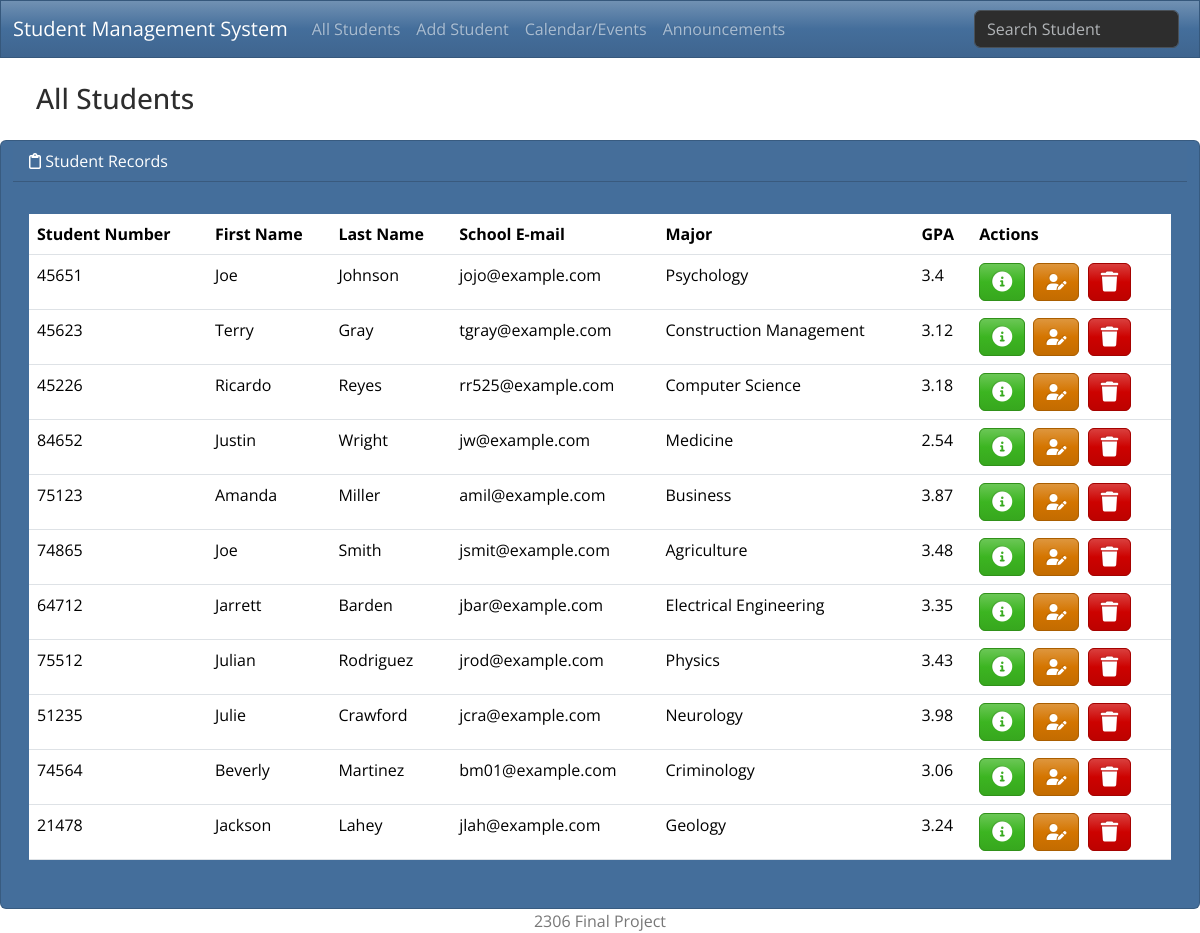
The app's page /, older data.
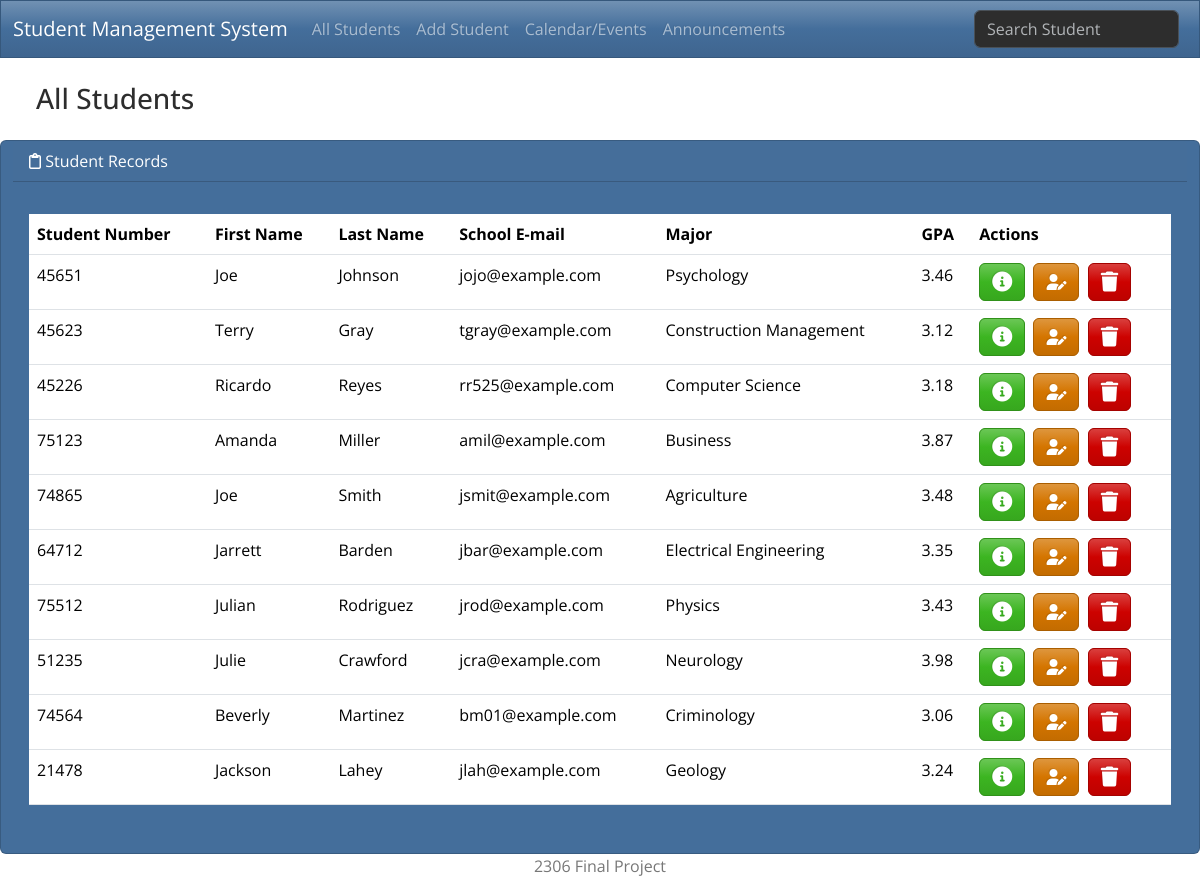
The same page, newer data.
### students/models.py (models this page shows, shortened)
class Student(models.Model):
    student_number = models.CharField(max_length=5, primary_key=True)
    first_name = models.CharField(max_length=100)
    last_name = models.CharField(max_length=100)
    email = models.EmailField(max_length=100)
    major = models.CharField(max_length=50)
    gpa = models.FloatField()

### students/views.py (the view)
# urls.py: urlpatterns = [path('', views.index, name='index'),
def index(request):
    return render(
        request, 'index.html',
        {
            'students': Student.objects.all()
        })

### students/templates/students/index.html (shortened to what this page needs)
{% extends "students/base.html" %}
{% block body %}
<h3 class="m-4">All Students</h3>
      <div class="row">
            {% if students %}
            <div class="card text-white bg-primary mx-auto">
                <div class="card-header"><i class="fa-regular fa-clipboard"></i> Student Records</div>
                <div class="card-body">
                  <p class="card-text">
                    <div class="table-responsive">
                        <table class="table table-hover">
                            <thead>
                                <tr>
                                    <th scope="col">Student Number</th>
                                    <th scope="col">First Name</th>
                                    <th scope="col">Last Name</th>
                                    <th scope="col">School E-mail</th>
                                    <th scope="col">Major</th>
                                    <th scope="col">GPA</th>
                                    <th scope="col">Actions</th>
                                </tr>
                            </thead>
                                <tbody>
                                  {% for student in students %}
                                    <tr>
                                        <td>{{ student.student_number }}</td>
                                        <td>{{ student.first_name }}</td>
                                        <td>{{ student.last_name }}</td>
                                        <td>{{ student.email }}</td>
                                        <td>{{ student.major }}</td>
                                        <td>{{ student.gpa }}</td>
                                        <td>
                                            <button type="button" class="btn btn-success me-1" href="{% url 'view_student' student.student_number %}" data-bs-toggle="modal" data-bs-target="#myModal{{student.student_number}}">
                                              <i class="fas fa-info-circle fa-lg"></i>
                                            </button>
                                              <a class="btn btn-warning me-1" href="{% url 'edit' student.student_number %}"><i class="fa-solid fa-user-pen"></i></a>
                                              <button type="button" class="btn btn-danger" data-bs-toggle="modal" data-bs-target="#delete{{student.student_number}}">
                                                <i class="fa-solid fa-trash fa-lg"></i>
                                              </button>
                                        </td>
                                    </tr>
                                  {% endfor %}
                                </tbody>
                            </table>
                    </div>
                  </p>
                </div>
            </div>
            {% else %}
            <h3 class="alert alert-primary ms-4 me-4">No Student Records</h3>
            {% endif %}
        </div>
{% endblock %}

Row changes from the older to the newer data that the page shows:
removed Student: student_number "84652", first_name "Justin", last_name "Wright", email "jw@example.com", major "Medicine", gpa "2.54"
changed Student "Johnson": gpa "3.4" → "3.46"
